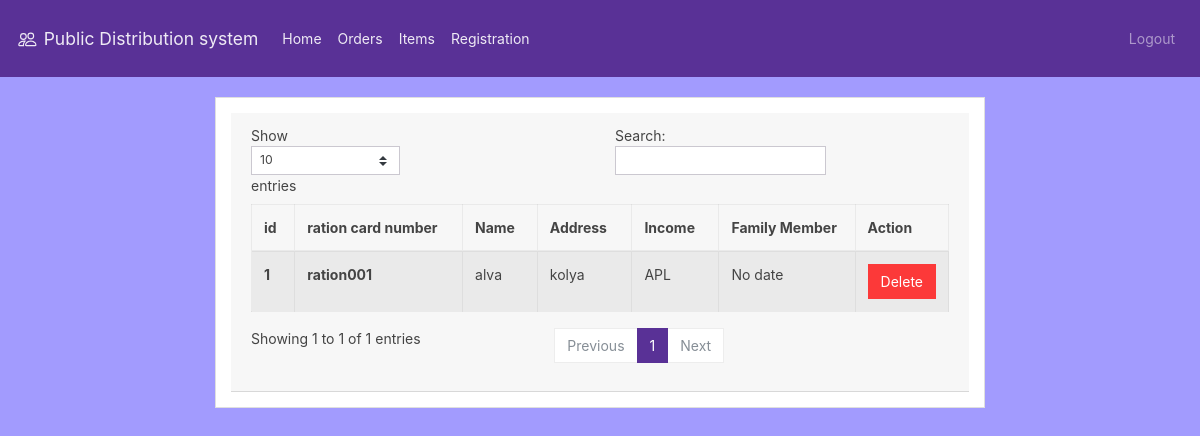
Before: /custom.php (signed in) with the older database file.
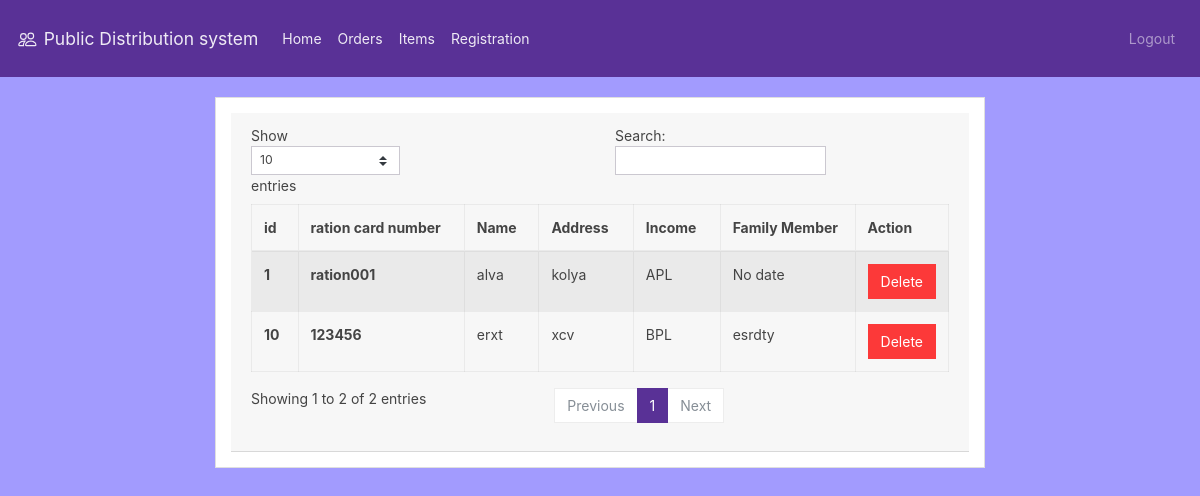
After: the same page with the newer database file.
### tables this page shows
CREATE TABLE `user` (
  `id` int(11) NOT NULL,
  `card_no` varchar(100) NOT NULL,
  `holder_name` varchar(100) NOT NULL,
  `address` text NOT NULL,
  `income` varchar(20) NOT NULL,
  `nation` varchar(60) NOT NULL,
  `f_member` varchar(60) NOT NULL,
  `created_at` datetime NOT NULL DEFAULT current_timestamp(),
  `fid` int(11) NOT NULL
);

### helper.php (the view, shortened to what this page needs)
<?php
function viewuser()
{
  include "db.php";
$result=mysqli_query($conn,"select * from user  order by id desc");
while($row= mysqli_fetch_array($result))
{
  ?>
     <tr>
      <th scope="row"><?php echo $row["0"]; ?></th>
      <th><?php echo $row["1"]; ?></th>
      <td><?php echo $row["2"]; ?></td>
      <td><?php echo $row["3"]; ?></td>
      <td><?php echo $row["4"]; ?></td>
      <td><?php echo $row["6"]; ?></td>
      <td width="10%">
      	<a href="?deleteuser=<?php echo $row[1]; ?>" name="deleteuser" class="btn btn-danger">Delete</a>
    </tr>
<?php
}}
?>

### custom.php (shortened to what this page needs)
<?php
include 'helper.php';
?>
<!DOCTYPE html>
<html>
<head>
<link href="https://stackpath.bootstrapcdn.com/bootswatch/4.4.1/pulse/bootstrap.min.css" rel="stylesheet">
</head>
<body style="background-color: #a29bfe">
	<nav class="navbar navbar-expand-lg navbar-dark bg-primary" style="background-color: #e3f2fd;">
  <a class="navbar-brand" href="#">
    Public Distribution system
  </a>
  <div class="collapse navbar-collapse" id="navbarNavDropdown">
    <ul class="navbar-nav mr-auto">
      <li class="nav-item active">
        <a class="nav-link" href="home.php">Home</a>
      </li>
      <li class="nav-item active">
        <a class="nav-link" href="orders.php">Orders</a>
      </li>
       <li class="nav-item active">
        <a class="nav-link" href="items.php">Items</a>
      </li>
      <li class="nav-item active">
        <a class="nav-link" href="register.php">Registration</a>
      </li>
    </ul>
    <ul class="navbar-nav">
      <li class="nav-item active">
   <form method="post">
        <button name="logout" class="nav-link btn btn-link" href="#">Logout</button>
    </form>
      </li>
    </ul>
  </div>
</nav>
	<div class="container-fluid">
		<div class="row">
    <div class="col-2">
    </div>
    <div class="col-8">
      <div class="card">
        <div class="card-header">
                    <table id="example" class="table table-striped table-bordered">
                        <thead>
                        <tr>
                            <th scope="col">id</th>
                            <th scope="col">ration card number</th>
                            <th scope="col">Name</th>
                            <th scope="col">Address</th>
                            <th scope="col">Income</th>
                            <th scope="col">Family Member</th>
                            <th scope="col">Action</th>
                        </tr>
                        </thead>
                        <tbody>
                          <?php viewuser(); ?>
                        </tbody>
                    </table>
        </div>
      </div>
    </div>
    <div class="col-2"></div>
    </div>
  </div>
</body>
</html>

### custom.php (style rules this page uses)
.card { padding: 15px; margin-top: 20px; }

Changed rows visible on the page:
added user: id "10", card_no "123456", holder_name "erxt", address "xcv", income "BPL", f_member "esrdty"
Other visible differences:
text written by a page script: "Show entries Search: Showing 1 to 1 of 1 entries Previous 1 Next" → "Show entries Search: Showing 1 to 2 of 2 entries Previous 1 Next"
